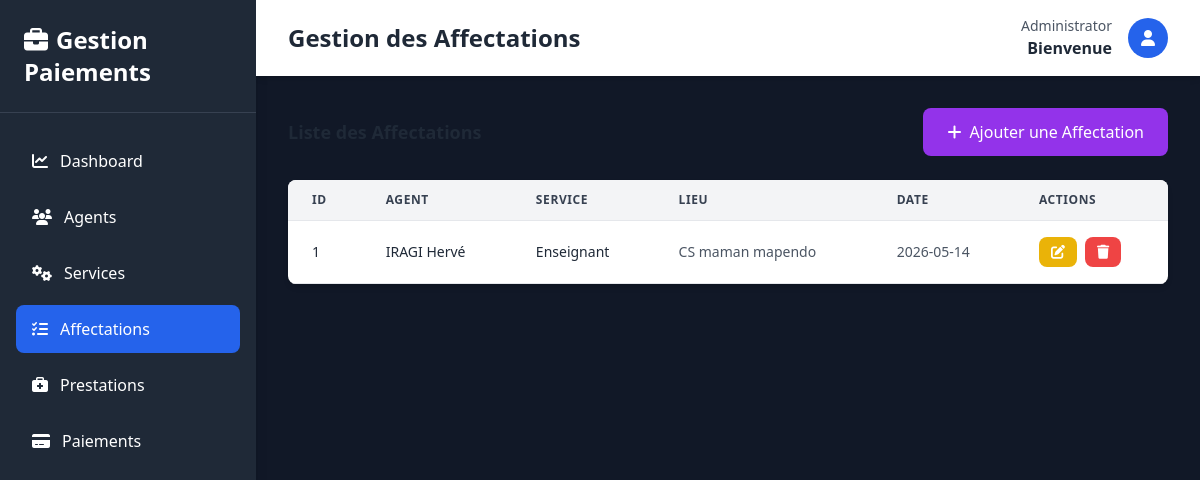
The page /pages/affectations/index.php (signed in) on the database as committed earlier.
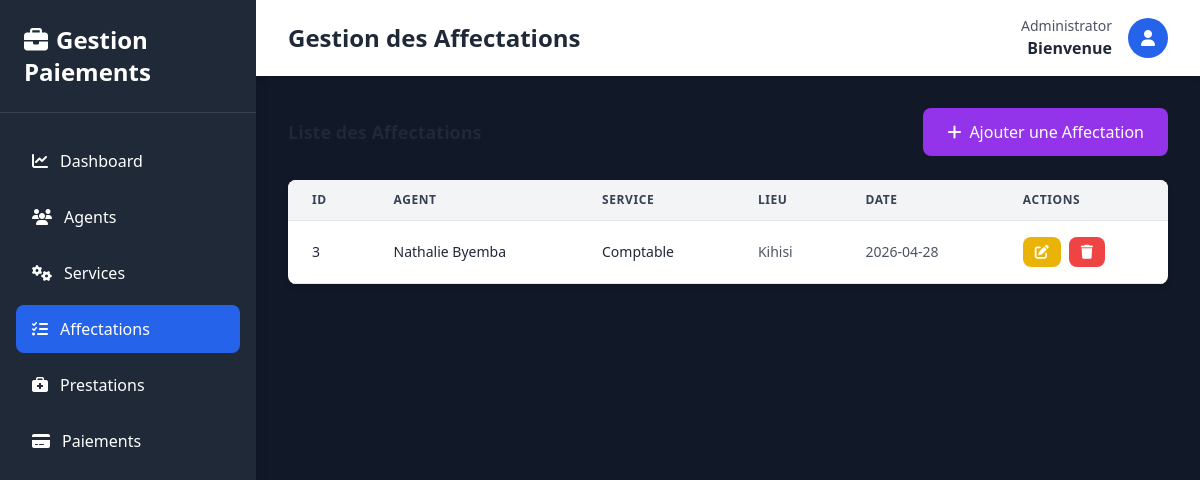
The same page on the database as committed later.
### tables this page shows
CREATE TABLE `affectation` (
  `id` int(11) NOT NULL,
  `lieu_affectation` varchar(100) DEFAULT NULL,
  `date_affectation` date DEFAULT NULL,
  `id_agent` int(11) NOT NULL,
  `id_service` int(11) NOT NULL
);

CREATE TABLE `agent` (
  `id_agent` int(11) NOT NULL,
  `nom_complet` varchar(100) NOT NULL,
  `adresse` varchar(150) DEFAULT NULL,
  `date_naissance` date DEFAULT NULL,
  `telephone` varchar(20) DEFAULT NULL,
  `profil` varchar(50) DEFAULT NULL,
  `lieu_naissance` varchar(100) DEFAULT NULL,
  `fonction` varchar(100) DEFAULT NULL
);

CREATE TABLE `service` (
  `id` int(11) NOT NULL,
  `designation` varchar(100) NOT NULL,
  `description` text DEFAULT NULL,
  `photo` varchar(255) DEFAULT NULL,
  `short_description` varchar(255) DEFAULT NULL
);

### Classes/Affectation.php (called while the page is built, shortened)
<?php
require_once __DIR__ . '/../Config/Database.php';
class Affectation {
    private $id;
    private $lieu_affectation;
    private $date_affectation;
    public function __construct(
        $lieu_affectation = null,
        $date_affectation = null,
        $id_agent = null,
        $id_service = null,
        $id = null
    ) {
        $this->id = $id;
        $this->lieu_affectation = $lieu_affectation;
        $this->date_affectation = $date_affectation;
    }
    public function getId() {
        return $this->id;
    }
    public function getLieuAffectation() {
        return $this->lieu_affectation;
    }
    public function getDateAffectation() {
        return $this->date_affectation;
    }
    public static function getAll() {
        $db = Database::getInstance();
        $sql = "SELECT * FROM Affectation";
        $affectations = [];
        try {
            $stmt = $db->prepare($sql);
            $stmt->execute();
            while ($row = $stmt->fetch(PDO::FETCH_ASSOC)) {
                $affectation = new self(
                    $row['lieu_affectation'],
                    $row['date_affectation'],
                    $row['id_agent'],
                    $row['id_service'],
                    $row['id']
                );
                $affectations[] = $affectation;
            }
            return $affectations;
        } catch (PDOException $e) {
            echo "Erreur lors de la récupération : " . $e->getMessage();
            return [];
        }
    }
}
?>

### Config/Database.php (called while the page is built, shortened)
<?php
class Database {
    private static $host = 'localhost';
    private static $db_name = 'gestion_paiement_agents';
    private static $user = 'root';
    private static $password = '';
    private static $conn;
    public static function connect() {
        self::$conn = null;
        try {
            $dsn = 'mysql:host=' . self::$host . ';dbname=' . self::$db_name . ';charset=utf8';
            self::$conn = new PDO($dsn, self::$user, self::$password);
            self::$conn->setAttribute(PDO::ATTR_ERRMODE, PDO::ERRMODE_EXCEPTION);
        } catch (PDOException $e) {
            die('Erreur de connexion : ' . $e->getMessage());
        }
        return self::$conn;
    }
    public static function getInstance() {
        return self::$conn;
    }
}
?>

### Classes/Agent.php (called while the page is built, shortened)
<?php
require_once __DIR__ . '/../Config/Database.php';
class Agent {
    private $nom_complet;
    public function __construct(
        $nom_complet = null,
        $adresse = null,
        $date_naissance = null,
        $telephone = null,
        $profil = null,
        $lieu_naissance = null,
        $fonction = null,
        $id_agent = null
    ) {
        $this->nom_complet = $nom_complet;
    }
    public function getNomComplet() {
        return $this->nom_complet;
    }
    public static function getById($id) {
        $db = Database::getInstance();
        $sql = "SELECT * FROM Agent WHERE id_agent = :id_agent";
        try {
            $stmt = $db->prepare($sql);
            $stmt->bindParam(':id_agent', $id);
            $stmt->execute();
            if ($stmt->rowCount() > 0) {
                $row = $stmt->fetch(PDO::FETCH_ASSOC);
                return new self(
                    $row['nom_complet'],
                    $row['adresse'],
                    $row['date_naissance'],
                    $row['telephone'],
                    $row['profil'],
                    $row['lieu_naissance'],
                    $row['fonction'],
                    $row['id_agent']
                );
            }
            return null;
        } catch (PDOException $e) {
            echo "Erreur lors de la récupération : " . $e->getMessage();
            return null;
        }
    }
}
?>

### Classes/Service.php (called while the page is built, shortened)
<?php
require_once __DIR__ . '/../Config/Database.php';
class Service {
    private $designation;
    public function __construct(
        $designation = null,
        $description = null,
        $id = null
    ) {
        $this->designation = $designation;
    }
    public function getDesignation() {
        return $this->designation;
    }
    public static function getById($id) {
        $db = Database::getInstance();
        $sql = "SELECT * FROM Service WHERE id = :id";
        try {
            $stmt = $db->prepare($sql);
            $stmt->bindParam(':id', $id);
            $stmt->execute();
            if ($stmt->rowCount() > 0) {
                $row = $stmt->fetch(PDO::FETCH_ASSOC);
                return new self(
                    $row['designation'],
                    $row['description'],
                    $row['id']
                );
            }
            return null;
        } catch (PDOException $e) {
            echo "Erreur lors de la récupération : " . $e->getMessage();
            return null;
        }
    }
}
?>

### pages/affectations/index.php (the view, shortened to what the changed rows need)
<?php
require_once __DIR__ . '/../../Config/Database.php';
require_once __DIR__ . '/../../Classes/Affectation.php';
require_once __DIR__ . '/../../Classes/Agent.php';
require_once __DIR__ . '/../../Classes/Service.php';
$affectations = Affectation::getAll();
?>
<!DOCTYPE html>
<html lang="fr">
<head>
    <script src="https://cdn.tailwindcss.com"></script>
    <link rel="stylesheet" href="https://cdnjs.cloudflare.com/ajax/libs/font-awesome/6.4.0/css/all.min.css">
</head>
<body class="bg-gray-50">
    <div class="flex h-screen bg-gray-900">
        <div class="w-64 bg-gray-800 text-white shadow-lg">
            <div class="p-6 border-b border-gray-700">
                <h1 class="text-2xl font-bold">
                    <i class="fas fa-briefcase mr-2"></i>Gestion Paiements
                </h1>
            </div>
        </div>
        <div class="flex-1 flex flex-col overflow-hidden">
            <div class="bg-white shadow-md">
                <div class="max-w-7xl mx-auto px-4 sm:px-6 lg:px-8 py-4 flex justify-between items-center w-full">
                    <h2 class="text-2xl font-bold text-gray-800">Gestion des Affectations</h2>
                </div>
            </div>
            <div class="flex-1 overflow-auto p-8">
                <div class="bg-white rounded-lg shadow-md overflow-hidden">
                    <div class="overflow-x-auto">
                        <table class="w-full">
                            <thead class="bg-gray-100 border-b border-gray-200">
                                <tr>
                                    <th class="px-6 py-3 text-left text-xs font-semibold text-gray-700 uppercase tracking-wider">ID</th>
                                    <th class="px-6 py-3 text-left text-xs font-semibold text-gray-700 uppercase tracking-wider">Agent</th>
                                    <th class="px-6 py-3 text-left text-xs font-semibold text-gray-700 uppercase tracking-wider">Service</th>
                                    <th class="px-6 py-3 text-left text-xs font-semibold text-gray-700 uppercase tracking-wider">Lieu</th>
                                    <th class="px-6 py-3 text-left text-xs font-semibold text-gray-700 uppercase tracking-wider">Date</th>
                                    <th class="px-6 py-3 text-left text-xs font-semibold text-gray-700 uppercase tracking-wider">Actions</th>
                                </tr>
                            </thead>
                            <tbody>
                                <?php if (empty($affectations)): ?>
                                <tr>
                                    <td colspan="6" class="px-6 py-8 text-center text-gray-500">
                                        <i class="fas fa-inbox text-4xl mb-2"></i>
                                        <p class="mt-2">Aucune affectation trouvée</p>
                                    </td>
                                </tr>
                                <?php else: ?>
                                    <?php foreach ($affectations as $affectation):
                                        $agent = Agent::getById($affectation->getIdAgent());
                                        $service = Service::getById($affectation->getIdService());
                                    ?>
                                    <tr class="border-b border-gray-200 hover:bg-gray-50 transition">
                                        <td class="px-6 py-4 whitespace-nowrap text-sm font-medium text-gray-800"><?php echo $affectation->getId(); ?></td>
                                        <td class="px-6 py-4 whitespace-nowrap text-sm text-gray-800"><?php echo $agent ? $agent->getNomComplet() : 'N/A'; ?></td>
                                        <td class="px-6 py-4 whitespace-nowrap text-sm text-gray-800"><?php echo $service ? $service->getDesignation() : 'N/A'; ?></td>
                                        <td class="px-6 py-4 whitespace-nowrap text-sm text-gray-600"><?php echo $affectation->getLieuAffectation(); ?></td>
                                        <td class="px-6 py-4 whitespace-nowrap text-sm text-gray-600"><?php echo $affectation->getDateAffectation(); ?></td>
                                        <td class="px-6 py-4 whitespace-nowrap text-sm gap-2 flex">
                                            <a href="edit.php?id=<?php echo $affectation->getId(); ?>" class="inline-flex items-center px-3 py-2 bg-yellow-500 hover:bg-yellow-600 text-white rounded-lg transition">
                                                <i class="fas fa-edit"></i>
                                            </a>
                                            <a href="delete.php?id=<?php echo $affectation->getId(); ?>" class="inline-flex items-center px-3 py-2 bg-red-500 hover:bg-red-600 text-white rounded-lg transition" onclick="return confirm('Êtes-vous sûr?')">
                                                <i class="fas fa-trash"></i>
                                            </a>
                                        </td>
                                    </tr>
                                    <?php endforeach; ?>
                                <?php endif; ?>
                            </tbody>
                        </table>
                    </div>
                </div>
            </div>
        </div>
    </div>
</body>
</html>

Rows that differ between the two databases and show on the page:
removed affectation: id "1", id_agent.nom_complet "IRAGI Hervé", id_service.designation "Enseignant", lieu_affectation "CS maman mapendo", date_affectation "2026-05-14"
added affectation: id "3", id_agent.nom_complet "Nathalie Byemba", id_service.designation "Comptable", lieu_affectation "Kihisi", date_affectation "2026-04-28"
